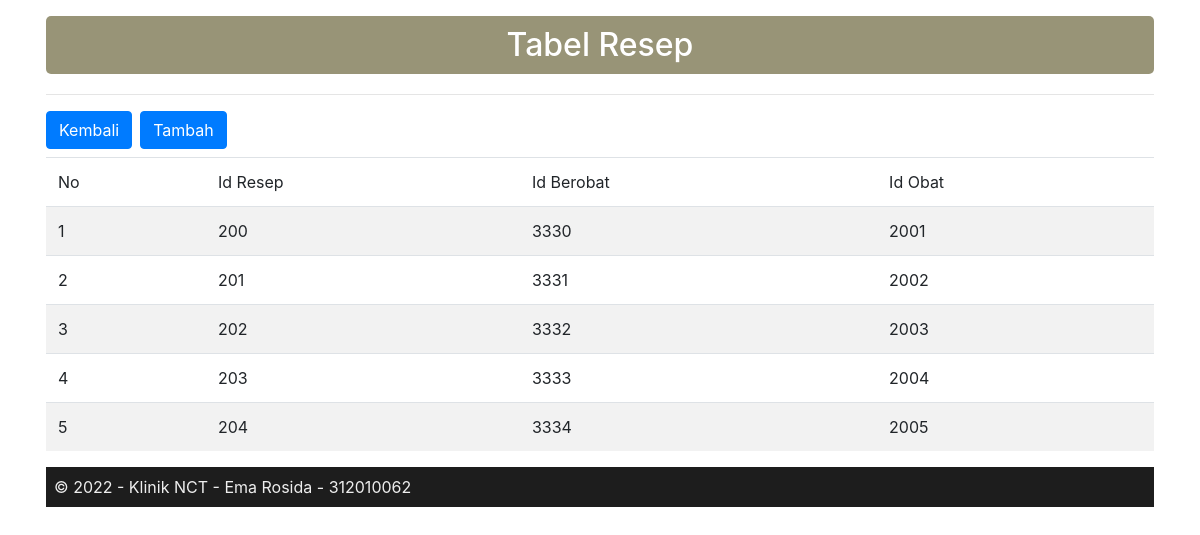
The app's page /resep.php with its own data.
### tables this page shows
CREATE TABLE `resep_obat` (
  `id_resep` int(11) NOT NULL,
  `id_berobat` int(11) DEFAULT NULL,
  `id_obat` int(5) DEFAULT NULL
);

### resep.php (the view, shortened to what this page needs)
<!DOCTYPE html>
<html lang="en">
<head>
	<link rel="stylesheet" href="https://cdn.jsdelivr.net/npm/bootstrap@4.0.0/dist/css/bootstrap.min.css">
	<link rel="stylesheet" href="https://cdnjs.cloudflare.com/ajax/libs/font-awesome/6.1.1/css/all.min.css">
</head>
<body>
<div class="container shadow p-3">
	<header>
		<h2 align="center" class="hero text-white">Tabel Resep</h2>
	</header>
	<hr>
	<div class="btn-toolbar mb-2 mb-md-10">
			<a class="btn btn-primary mr-2" href="dashboard.php" role="button">Kembali</a>
            <a class="btn btn-primary" href="resep_tambah.php" role="button">Tambah</a>
		</div>
	<div class="table-responsive">
    <table class="table table-striped table-hover">
        <thead>
            <tr>
                <td>No</td>
				<td>Id Resep</td>
				<td>Id Berobat</td>
				<td>Id Obat</td>
            </tr>
        </thead>
		<?php
        include "koneksi.php";
        $no = 1;
        $query = mysqli_query($conn, 'SELECT * FROM resep_obat');
        while ($data = mysqli_fetch_array($query)) {
        ?>
            <tr>
                <td><?php echo $no++ ?></td>
				<td><?php echo $data['id_resep'] ?></td>
                <td><?php echo $data['id_berobat'] ?></td>
				<td><?php echo $data['id_obat'] ?></td>
            </tr>
        <?php } ?>
    </table>
	</div>
	<?php require "footer.php";?>
</body>
</html>

### resep.php (style rules this page uses)
.hero { background-color: #989477; border-radius: 5px; padding: 10px 23px; margin-bottom: 20px; }

### records on screen
resep_obat: id_resep "200", id_berobat "3330", id_obat "2001"
resep_obat: id_resep "201", id_berobat "3331", id_obat "2002"
resep_obat: id_resep "202", id_berobat "3332", id_obat "2003"
resep_obat: id_resep "203", id_berobat "3333", id_obat "2004"
resep_obat: id_resep "204", id_berobat "3334", id_obat "2005"
